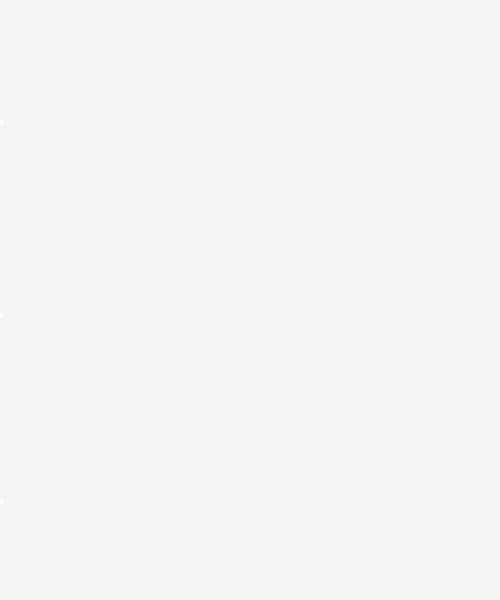
Frame 1 (no input)
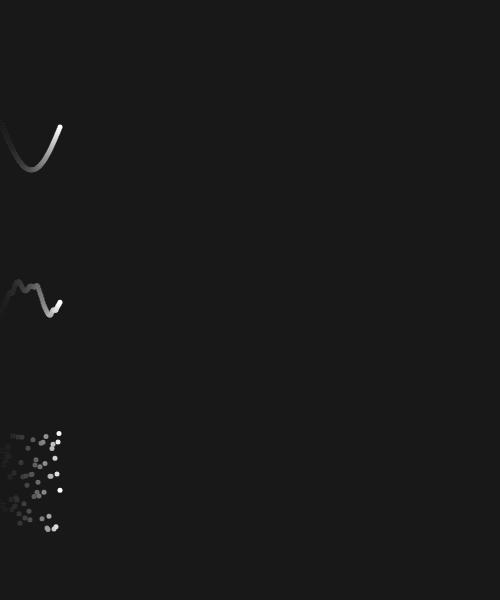
Frame 60 (no input)
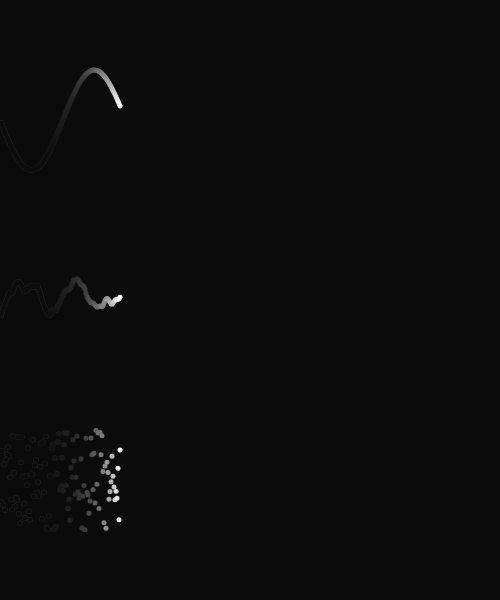
Frame 120 (the mouse pressed at the canvas centre since frame 60)

The p5.js sketch that drew these frames (run headless with seeded random() and noise() and a simulated clock; from frame 60 on, the mouse is pressed at the canvas centre):

// p5.js sketch
// ── sketch.js
function setup() {
  createCanvas(500, 600);
  
  noStroke();
  
}

function draw() {
  background(0,10);

  fill(255);
  var freq = frameCount * 0.05;
  var amp = 50;
  var sinVal = sin(freq) * amp;
  ellipse(frameCount % width, height *0.2 + sinVal, 5, 5);

  var freq = frameCount * 0.04;
  var amp = 50;
  var noiseVal = noise(freq) * amp * 2 - amp;
  ellipse(frameCount % width, height / 2 + noiseVal, 5, 5);

  var freq = frameCount * 0.04;
  var amp = 50;
  var randomVal = random(-1,1) * amp;
  ellipse(frameCount % width, height * 0.8 + randomVal, 5, 5);
}
